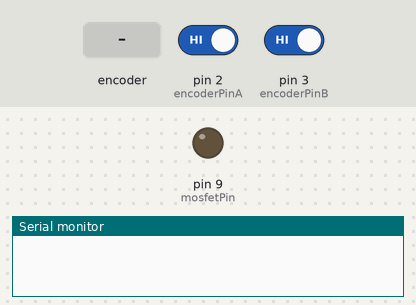
Recording of a sketch running on a simulated Arduino Nano, built with avr-gcc and run on an emulated ATmega328P. On the bench: output pins drawn as LEDs (lit = HIGH), the last lines printed to the serial monitor. The inputs (shaded band) are chosen by the test bench; at power-on: pin 2 (encoderPinA) HIGH, pin 3 (encoderPinB) HIGH.

Above: at 1.2 s.
1.3 s: rotary encoder on pin 2 (encoderPinA) / pin 3 (encoderPinB) turned 3 steps (first pin leading)
At 2.5 s:
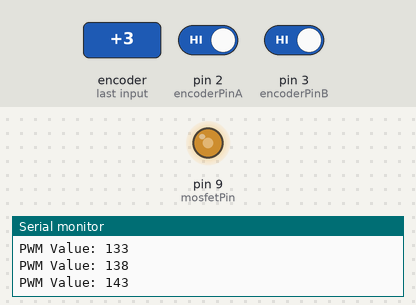
Timing chart, 0 to 4.3 s (numbered marks = the images above; inputs shaded):
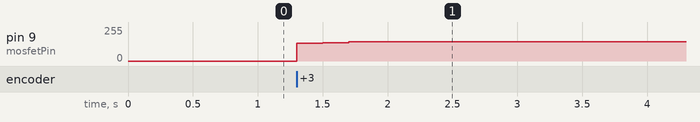

Measured:
- after the input at 1.3 s, pin 9 (mosfetPin): 0/255 → 133/255 at once, → 138/255 0.20 s later, → 143/255 0.20 s later

The sketch:

MosfetApp.ino
```cpp
/**
 * @file TestApplicationMosfet.ino
 *
 * @brief Controls a MOSFET via PWM using a rotary encoder as input.
 * @date 2025-04-14
 * @author Wedemann
 * @details
 * This sketch reads an incremental rotary encoder and uses it to adjust the PWM duty cycle
 * output to a MOSFET gate. The MOSFET can be used to control motor speed, LED brightness, etc.
 *
 * Libraries used:
 * - None (relies on built-in Arduino functions)
 *
 * Hardware:
 * - Arduino Nano 33 BLE Sense
 * - Rotary encoder with pins A and B
 * - Logic-level MOSFET with gate connected to a PWM-capable pin
 *
 * Setup:
 * - Encoder A to digital pin 2 (interrupt-capable)
 * - Encoder B to digital pin 3
 * - MOSFET gate to pin 9 (PWM output)
 * - Ensure external pull-down on the MOSFET gate if needed
 *
 * Usage:
 * - Rotate encoder to increase or decrease PWM output (0-255).
 * - PWM signal controls the MOSFET output power.
 *
 * Notes:
 * - Debouncing may be required depending on encoder quality.
 * - PWM resolution is 8-bit (0-255).
 */

int encoderPinA = 2;              ///< Encoder pin A
int encoderPinB = 3;              ///< Encoder pin B
int mosfetPin = 9;                ///< PWM output to MOSFET gate
int pwmValue = 128;               ///< Initial PWM value (range 0-255)
int encoderPinALast = LOW;        ///< Last state of encoder A
int encoderPinANow = LOW;         ///< Current state of encoder A

/**
 * @brief Arduino setup function.
 *
 * Initializes encoder inputs, PWM output, and Serial Monitor.
 */
void setup() {
  pinMode(encoderPinA, INPUT_PULLUP); ///< Set encoder A with pull-up
  pinMode(encoderPinB, INPUT_PULLUP); ///< Set encoder B with pull-up
  pinMode(mosfetPin, OUTPUT);         ///< Set PWM pin as output
  Serial.begin(115200);               ///< Start serial communication
}

/**
 * @brief Arduino main loop function.
 *
 * Reads encoder rotation and updates PWM output to MOSFET.
 */
void loop() {
  encoderPinANow = digitalRead(encoderPinA);

  // Detect falling edge
  if ((encoderPinALast == HIGH) && (encoderPinANow == LOW)) {
    if (digitalRead(encoderPinB) == HIGH) {
      pwmValue += 5; ///< Increase PWM
    } else {
      pwmValue -= 5; ///< Decrease PWM
    }

    // Constrain PWM to valid range
    pwmValue = constrain(pwmValue, 0, 255);

    // Output to MOSFET
    analogWrite(mosfetPin, pwmValue);

    // Debug print
    Serial.print("PWM Value: ");
    Serial.println(pwmValue);
  }

  encoderPinALast = encoderPinANow;
}
```
